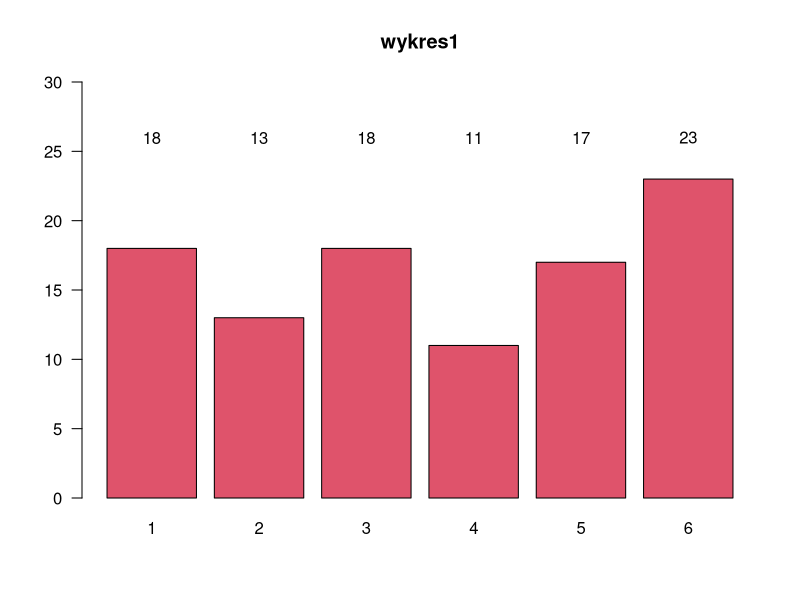
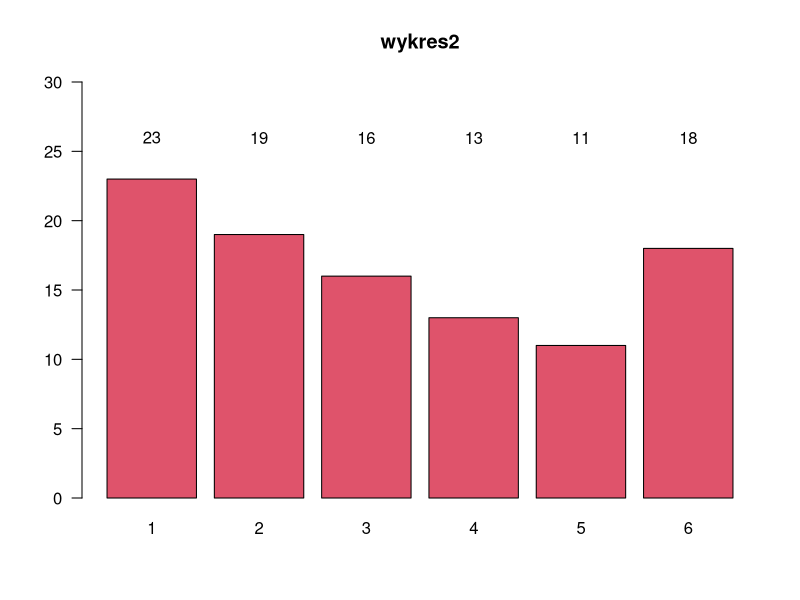
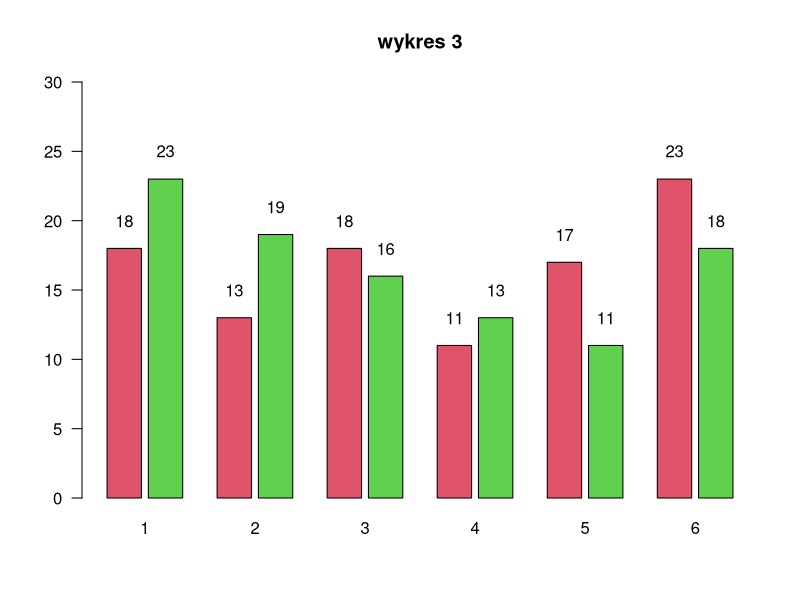
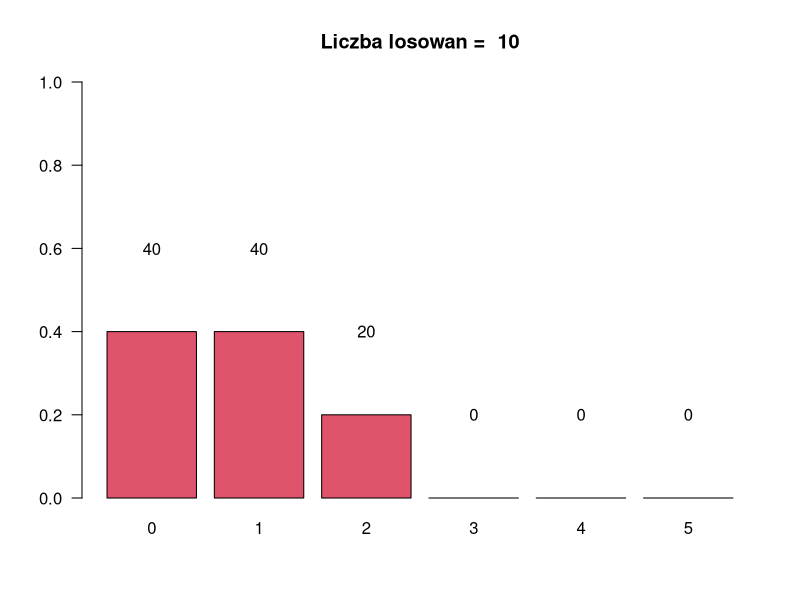
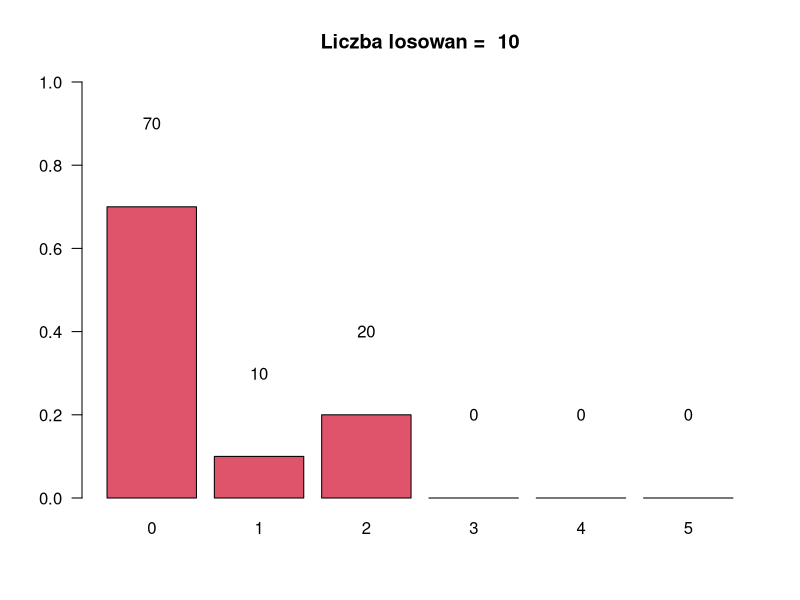
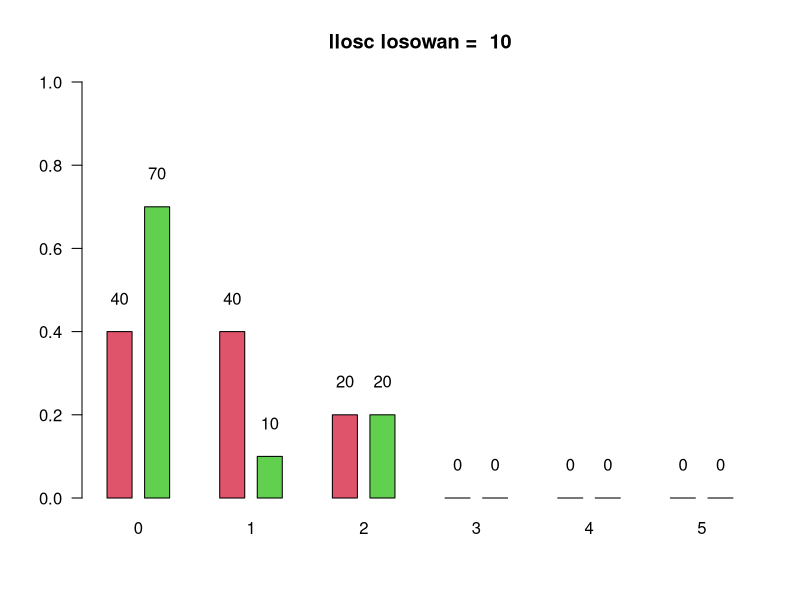
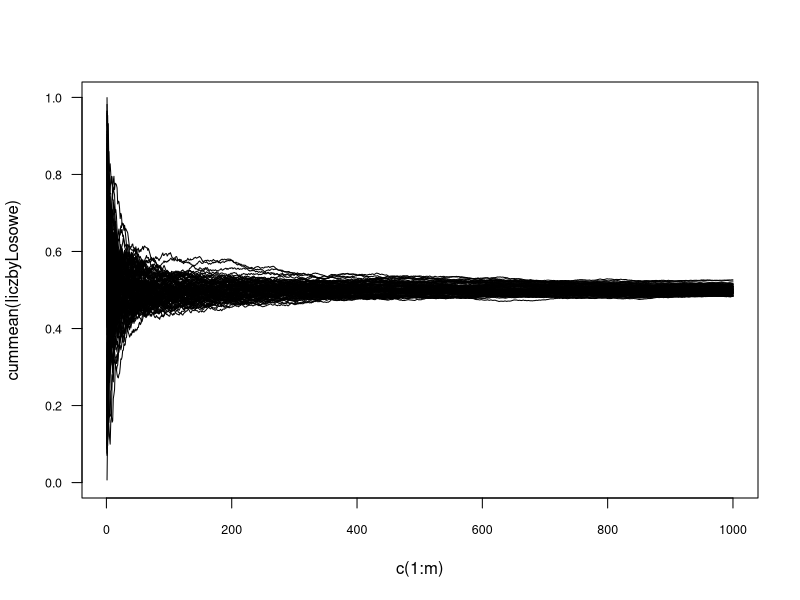
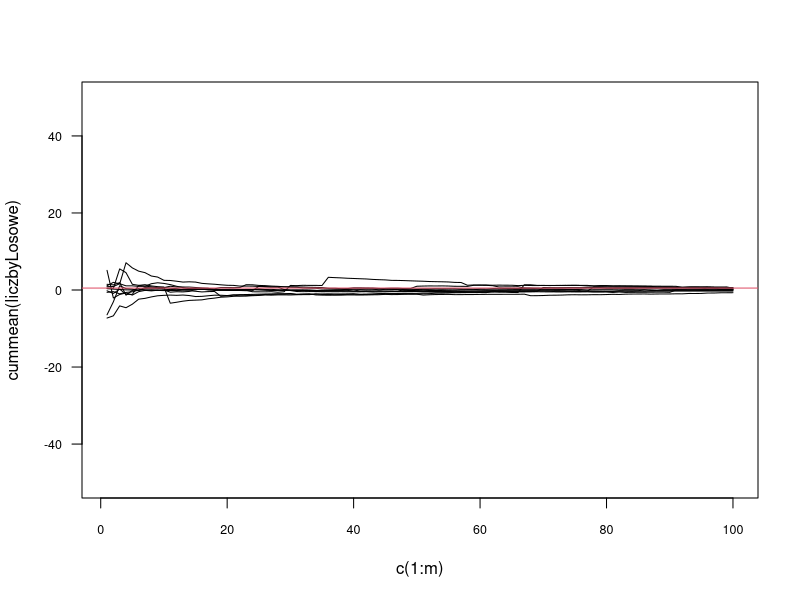

Here is the R script that generated these plots, in order:
# ps; z ksiag ksiecia polkrwi: uzywaj ctrl+alt+p jak zmieniasz tylko wartosci w wywolaniu funkcji
#
#
#
#
#cwiczenie 0
k1 <- sample(c(1:6), 100, replace = T)
k1wykres = table(k1)
k1wykres
wykres = barplot(k1wykres, col = 2, las = 1, ylim=c(0,30), main = "wykres1")
str(wykres)
text(wykres, max(k1wykres + 3), labels = k1wykres)

k2 <- sample(c(1:6), 100, replace = T)
k2wykres = table(k2)
k2wykres
c = barplot(k2wykres, col = 2, las = 1, ylim=c(0,30), main = "wykres2")
str(c)
text(wykres, max(k2wykres + 3), labels = k2wykres)

M=rbind(k1wykres,k2wykres)

wykres = barplot(M,col=c(2,3),las=1,ylim=c(0,30), main="wykres 3", beside=T, space=c(0.2,1), names.arg = c(1:6))
str(M)
text(wykres, M + 2, labels = M)

#
#
#
#
#
#
#cwiczenie 1
#czy granie w lotto tymi samymi numerami jest lepsze niz ciagle skreslanie nowych numerow
length(intersect(c(0,1),c(0,2))) # test co zwraca length dla intersecta, matcha, zero czy jeden
choose(35, 5)

lottoLosowe <- function(n){
  kuponLosowy = sample(c(1:35), 5 ,replace = F)
  wygrane = c(0,0,0,0,0,0)
  for( i in c(1:n) ){
    los = sample(c(1:35), 5 ,replace = F)
    trafione = length(intersect(kupon,los))
    wygrane[trafione + 1] = wygrane[trafione + 1] + 1
  }
  wygraneSochastyczne = wygrane/n
  zaokragloneWynikiProcentowe=round(100*wygraneSochastyczne, 1)
  results = rbind(zaokragloneWynikiProcentowe)
  colnames(results) = (c(0:5))
  rownames(results) = c("%")
  tytul = paste("Liczba losowan = ", n)
  wykres=barplot(wygraneSochastyczne, col=2,las=1,ylim=c(0,1),names=c(0:5),main = tytul)
  text(wykres, wygraneSochastyczne+0.2,labels=zaokragloneWynikiProcentowe)
  return (results)
}

lotto <- function(kupon, n){
  wygrane = c(0,0,0,0,0,0)
  for( i in c(1:n) ){
    los = sample(c(1:35), 5 ,replace = F)
    trafione = length(intersect(kupon,los))
    wygrane[trafione + 1] = wygrane[trafione + 1] + 1
  }
  wygraneSochastyczne = wygrane/n
  zaokragloneWynikiProcentowe=round(100*wygraneSochastyczne, 1)
  results = rbind(zaokragloneWynikiProcentowe)
  colnames(results) = (c(0:5))
  rownames(results) = c("%")
  tytul = paste("Liczba losowan = ", n)
  wykres=barplot(wygraneSochastyczne, col=2,las=1,ylim=c(0,1),names=c(0:5),main = tytul)
  text(wykres, wygraneSochastyczne+0.2,labels=zaokragloneWynikiProcentowe)
  return (results)
}



kupon=c(1,2,5,10,15)
liczbaLosowan = 10
lottoLosowe <- lottoLosowe(liczbaLosowan)
lottoZKuponem <- lotto(kupon, liczbaLosowan)
M=rbind(lottoLosowe, lottoZKuponem)
M

wykres = barplot(M/100,col=c(2,3),las=1,ylim=c(0,1), names = c(0:5),
                 beside=T, space=c(0.5,2), main = paste("Ilosc losowan = ", liczbaLosowan))

text(wykres, M/100 + 0.08, M)

#
#
#
#
#
#cwiczenie 2 prawo wielkich liczb
cummean <- function(v){
  l = length(v)
  u=cumsum(v)
  for( i in c(1:l)){
    u[i] = u[i]/i
  }
  return (u)
}

pwl <- function(n,m){ #n-liczba trajektori, m-ile liczb losujemy
  liczbyLosowe = runif(m,0,1)
  plot(c(1:m), cummean(liczbyLosowe), type = "l", ylim=c(0,1), las=1, cex.axis=0.75)
  if(n>1){
    for(i in c(2:n)){
      liczbyLosowe = runif(m,0,1)
      lines(c(1:m), cummean(liczbyLosowe), type = "l")
    }
  }
}

pwl_Cauchy <- function(n,m){ #n-liczba trajektori, m-ile liczb losujemy
  liczbyLosowe = rcauchy(m,0,1)
  plot(c(1:m), cummean(liczbyLosowe), type = "l", ylim=c(-50,50), las=1, cex.axis=0.75)
  if(n>1){
    for(i in c(2:n)){
      liczbyLosowe = rcauchy(m,0,1)
      lines(c(1:m), cummean(liczbyLosowe), type = "l")
    }
  }
}

v = c(1,2,3,0,0,0)
cummean(v)

pwl(100, 1000)
pwl_Cauchy(10,100)
abline(h=0.5, col=2)
#
#
#
#
#
#cwiczenie 3 - histogramy
liczbyLosoweZRozkladuNormalnego = rnorm(200,mean=100, sd = 16)
liczbyLosoweZRozkladuNormalnego
hist(liczbyLosoweZRozkladuNormalnego)
histogram = hist(liczbyLosoweZRozkladuNormalnego, breaks=20, las=1, xlim=c(0,200), freq = F, ylim=c(0,0.06)) #F- pole bd 1
arg = seq(40,160,0.1)
wartosci = dnorm(arg, mean=100, sd=16)
lines(arg,wartosci,col=2)
str(histogram)
histogram$counts
#
#
#
#
#
#cwiczenie 4 - CTG
ctg <- function(n,m){
  tablicaSum=numeric()
  liczbyLosowe = runif(m,min=0,max=1)
  tablicaSum[1] = sum(liczbyLosowe)
  plot(c(1:m), cumsum(liczbyLosowe), type="l", ylim=c(0,100), las=1, cex.axis=0.75)
  if(n>1){
    for(i in c(2:n)){
      liczbyLosowe=runif(m,0,1)
      tablicaSum[i] = sum(liczbyLosowe)
      lines(c(1:m), cumsum(liczbyLosowe), type="l")
    }
  }
  return (tablicaSum)
}

vec = ctg(300,100)
vec
hist(vec, breaks = 15, freq = F, las = 1 , ylim=c(0,0.2))
